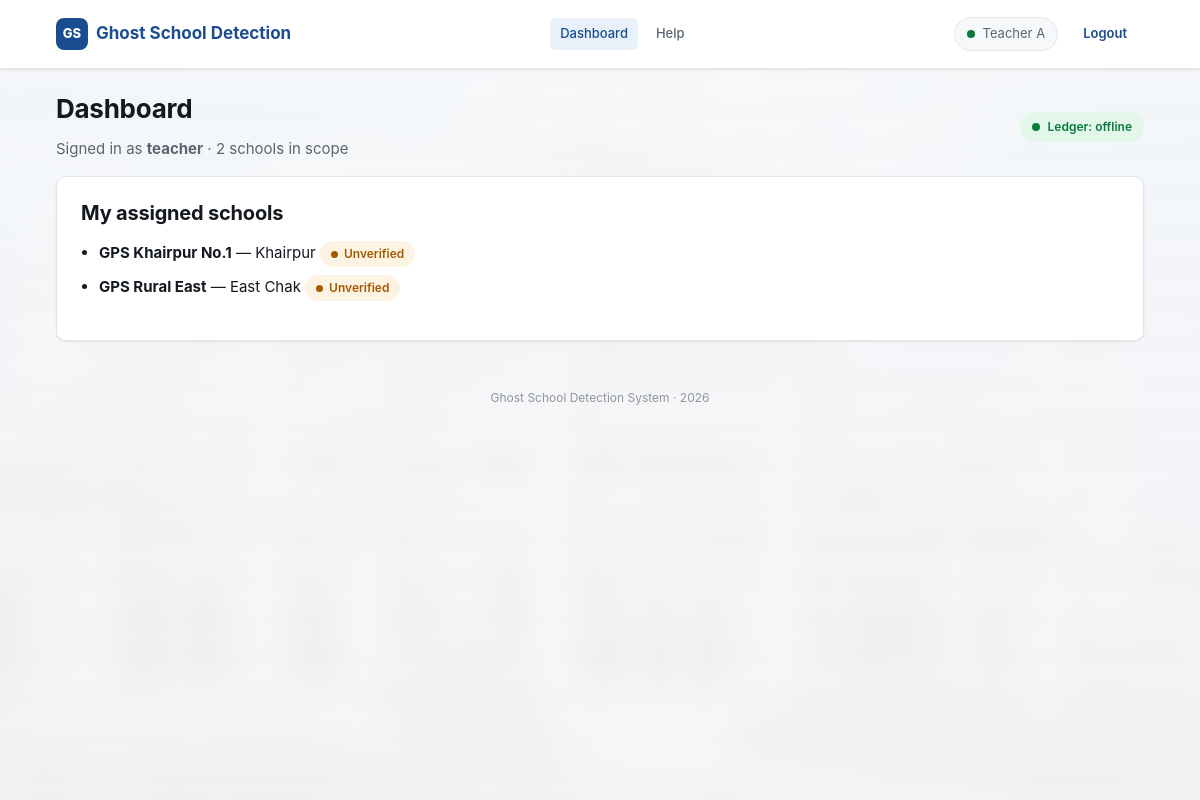
/dashboard (signed in), run on the app's committed database.
### app.py (models this page shows, shortened)
class User(UserMixin, db.Model):
    __tablename__ = "users"
    id = db.Column(db.Integer, primary_key=True)
    username = db.Column(db.String(64), unique=True, nullable=False, index=True)
    password_hash = db.Column(db.String(256), nullable=False)
    role = db.Column(db.String(16), nullable=False)  # district|inspector|teacher|parent
    full_name = db.Column(db.String(128))
    fingerprint_template_hash = db.Column(db.String(128), nullable=True)
    created_at = db.Column(db.DateTime, default=lambda: datetime.now(timezone.utc))
    @property
    def is_district(self):
        return self.role == "district"
    @property
    def is_inspector(self):
        return self.role == "inspector"
    @property
    def is_teacher(self):
        return self.role == "teacher"
    @property
    def is_parent(self):
        return self.role == "parent"

class School(db.Model):
    __tablename__ = "schools"
    id = db.Column(db.Integer, primary_key=True)
    name = db.Column(db.String(160), nullable=False)
    village = db.Column(db.String(120))
    geo_lat = db.Column(db.Float, nullable=False)
    geo_lng = db.Column(db.Float, nullable=False)
    registered_students = db.Column(db.Integer, default=0)
    registered_teacher_id = db.Column(db.Integer, db.ForeignKey("users.id"), nullable=True)
    verification_status = db.Column(db.String(16), default="unverified")  # verified|flagged|unverified
    last_verified_at = db.Column(db.DateTime, nullable=True)
    created_at = db.Column(db.DateTime, default=lambda: datetime.now(timezone.utc))
    teacher = db.relationship("User", foreign_keys=[registered_teacher_id])

### app.py (the view)
@app.route("/dashboard")
@login_required
def dashboard():
    ctx = {"role": current_user.role, "schools": [], "reports": [], "chain": None}
    if current_user.is_district or current_user.is_inspector:
        ctx["schools"] = School.query.order_by(School.name).all()
    elif current_user.is_teacher:
        ctx["schools"] = School.query.filter_by(registered_teacher_id=current_user.id).all()
    elif current_user.is_parent:
        ctx["schools"] = School.query.order_by(School.name).all()
        ctx["reports"] = (
            ParentReport.query.filter_by(school_id=None).limit(0).all()
        )  # parents see form only
    ctx["chain"] = verify_chain()
    return render_template("dashboard.html", **ctx)

### app.py (called while the page is built)
@app.context_processor
def inject_globals():
    def status_meta(status: str) -> dict:
        return {
            "verified":   {"label": "Verified",   "icon": "●", "tone": "ok"},
            "flagged":    {"label": "Flagged",    "icon": "●", "tone": "bad"},
            "unverified": {"label": "Unverified", "icon": "●", "tone": "warn"},
        }.get(status, {"label": status, "icon": "●", "tone": "warn"})
    chain_ok = True
    chain_total = 0
    try:
        rows = AuditLedger.query.count()
        chain_total = rows
    except Exception:
        pass
    return {
        "status_meta": status_meta,
        "app_name": "GSDS",
        "app_full": "Ghost School Detection System",
        "chain_total": chain_total,
        "current_year": datetime.now(timezone.utc).year,
    }

def _canonical(payload: dict) -> str:
    return json.dumps(payload, sort_keys=True, separators=(",", ":"), default=str)

def hash_event(event_type: str, payload: dict, prev_hash: str, actor_id: int | None) -> str:
    msg = f"{event_type}|{_canonical(payload)}|{prev_hash}|{actor_id or 0}"
    return hmac.new(
        app.config["SECRET_KEY"].encode(),
        msg.encode(),
        hashlib.sha256,
    ).hexdigest()

def verify_chain() -> dict:
    rows = AuditLedger.query.order_by(AuditLedger.id.asc()).all()
    prev = "GENESIS"
    for r in rows:
        try:
            payload = json.loads(r.payload_json)
        except json.JSONDecodeError:
            return {"valid": False, "broken_at": r.id, "total": len(rows), "reason": "bad json"}
        expected = hash_event(r.event_type, payload, prev, r.actor_id)
        if expected != r.curr_hash or r.prev_hash != prev:
            return {"valid": False, "broken_at": r.id, "total": len(rows), "reason": "hash mismatch"}
        prev = r.curr_hash
    return {"valid": True, "broken_at": None, "total": len(rows)}

@login_manager.user_loader
def load_user(uid):
    return db.session.get(User, int(uid))

### templates/dashboard.html (shortened to what this page needs)
{% extends "base.html" %}
{% block content %}
<div class="row between mb-4">
  <div>
    <h1>Dashboard</h1>
    <p class="muted" style="margin:0">
      Signed in as <strong>{{ current_user.role }}</strong> ·
      {{ schools|length }} school{{ '' if schools|length == 1 else 's' }} in scope
    </p>
  </div>
  <div id="chainBadgeSlot" class="chain-badge ok" role="status" aria-live="polite">
    <span class="pulse" aria-hidden="true"></span>
    <span id="chainBadgeText">Ledger: checking…</span>
  </div>
</div>
{% if role in ['district','inspector'] %}
{% set n_total = schools|length %}
{% set n_ok    = schools | selectattr('verification_status','equalto','verified')   | list | length %}
{% set n_bad   = schools | selectattr('verification_status','equalto','flagged')    | list | length %}
{% set n_warn  = schools | selectattr('verification_status','equalto','unverified') | list | length %}
<div class="kpis mb-4">
  <div class="kpi">
    <div class="kpi-label">Schools</div>
    <div class="kpi-value">{{ n_total }}</div>
    <div class="kpi-meta">in your scope</div>
  </div>
  <div class="kpi tone-ok">
    <div class="kpi-label">Verified</div>
    <div class="kpi-value">{{ n_ok }}</div>
    <div class="kpi-meta">all checks passed</div>
  </div>
  <div class="kpi tone-bad">
    <div class="kpi-label">Flagged</div>
    <div class="kpi-value">{{ n_bad }}</div>
    <div class="kpi-meta">needs follow-up</div>
  </div>
  <div class="kpi tone-warn">
    <div class="kpi-label">Unverified</div>
    <div class="kpi-value">{{ n_warn }}</div>
    <div class="kpi-meta">never checked</div>
  </div>
</div>
<div class="row between mb-4">
  <div class="chips" role="group" aria-label="Filter schools">
    <button class="chip active" data-filter="all">All</button>
    <button class="chip" data-filter="verified">● Verified</button>
    <button class="chip" data-filter="flagged">● Flagged</button>
    <button class="chip" data-filter="unverified">● Unverified</button>
  </div>
</div>
{% if schools %}
<div class="table-wrap">
  <table class="grid" id="schoolsTable">
    <thead>
      <tr>
        <th scope="col">School</th>
        <th scope="col">Village</th>
        <th scope="col">Registered</th>
        <th scope="col">Status</th>
        <th scope="col">Last verified</th>
        <th scope="col"><span class="sr-only">Actions</span></th>
      </tr>
    </thead>
    <tbody>
      {% for s in schools %}
      {% set meta = status_meta(s.verification_status) %}
      <tr data-status="{{ s.verification_status }}">
        <td>
            <div class="tri-badge" data-school-id="{{ s.id }}"></div>
          <div class="school-name">{{ s.name }}</div>
          <div class="school-sub">ID #{{ s.id }}</div>
        </td>
        <td>{{ s.village or '—' }}</td>
        <td>{{ s.registered_students }}</td>
        <td>
          <span class="pill {{ meta.tone }}">
            <span class="dot" aria-hidden="true"></span>{{ meta.label }}
          </span>
        </td>
        <td class="muted">
          {{ s.last_verified_at.strftime('%d %b %Y, %H:%M') if s.last_verified_at else '—' }}
        </td>
        <td>
          <div class="row" style="gap:6px">
            <a class="btn" href="{{ url_for('school_detail', school_id=s.id) }}"
               aria-label="View details for {{ s.name }}">View</a>
            {% if role == 'inspector' %}
            <a class="btn primary" href="{{ url_for('checkin', school_id=s.id) }}"
               aria-label="Verify {{ s.name }}">Verify</a>
            {% endif %}
          </div>
        </td>
      </tr>
      {% endfor %}
    </tbody>
  </table>
</div>
{% else %}
<div class="empty">
  <div class="empty-icon" aria-hidden="true">🏫</div>
  <p style="margin:0 0 4px"><strong>No schools in your scope yet.</strong></p>
  <p class="hint">Contact your district office to be assigned.</p>
</div>
{% endif %}
{% elif role == 'teacher' %}
  {% if schools %}
    <div class="card">
      <h2 class="card-title">My assigned schools</h2>
      <ul style="padding-left:18px">
        {% for s in schools %}
          {% set meta = status_meta(s.verification_status) %}
          <li style="margin:8px 0">
            <strong>{{ s.name }}</strong> — {{ s.village }}
            <span class="pill {{ meta.tone }}"><span class="dot"></span>{{ meta.label }}</span>
          </li>
        {% endfor %}
      </ul>
    </div>
  {% else %}
    <div class="empty">
      <div class="empty-icon" aria-hidden="true">🏫</div>
      <p><strong>No school assigned.</strong></p>
    </div>
  {% endif %}
{% elif role == 'parent' %}
  <div class="card">
    <h2 class="card-title">Report an issue</h2>
    <p class="muted">Your report is anonymous and helps triangulate problems across the district.</p>
    <a class="btn primary lg" href="{{ url_for('parent_report') }}">Submit a report →</a>
  </div>
{% endif %}
{% endblock %}

### templates/base.html (shortened to what this page needs)
<!doctype html>
<html lang="en">
<head>
  <link rel="stylesheet" href="{{ url_for('static', filename='css/style.css') }}">
</head>
<body>
  <div class="bg-layer" aria-hidden="true"></div>
  <div class="bg-scrim" aria-hidden="true"></div>
  {% if current_user.is_authenticated %}
  <header class="topbar" role="banner">
    <div class="topbar-inner">
      <a class="brand" href="{{ url_for('dashboard') }}">
        <span class="brand-mark" aria-hidden="true">GS</span>
        <span class="brand-text">Ghost School Detection</span>
      </a>
      <nav class="nav" aria-label="Primary">
        <a href="{{ url_for('dashboard') }}"
           class="{{ 'active' if request.endpoint == 'dashboard' }}">Dashboard</a>
        <a href="{{ url_for('help_page') }}"
           class="{{ 'active' if request.endpoint == 'help_page' }}">Help</a>
      </nav>
      <div class="row" style="gap:8px">
        <span class="user-chip" title="{{ current_user.role }}">
          <span class="dot" aria-hidden="true"></span>
          {{ current_user.full_name or current_user.username }}
        </span>
        <a class="btn ghost" href="{{ url_for('logout') }}">Logout</a>
      </div>
    </div>
  </header>
  {% endif %}
  <main id="main" class="container" role="main">
    {% block content %}{% endblock %}
  </main>
  <footer class="footer">
    {{ app_full }} · {{ current_year }}
  </footer>
</body>
</html>

### data on the page
User: full_name "Teacher A", role "teacher"
School: name "GPS Khairpur No.1", village "Khairpur", label "Unverified"
School: name "GPS Rural East", village "East Chak", label "Unverified"

### other printed values
{{ schools|length }} "2"
{{ '' if schools|length == 1 else 's' }} "s"
{{ app_full }} "Ghost School Detection System"
